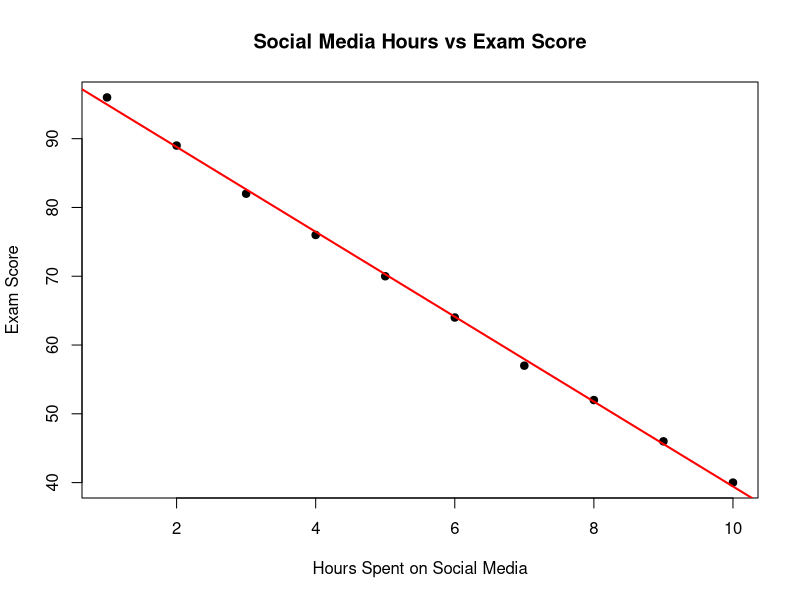

This figure's R source:
# =========================================================
# QP C
# =========================================================


# =========================================================
# QUESTION 1
# Social Media Hours vs Exam Score
# =========================================================

# Load data
X <- c(1, 2, 3, 4, 5, 6, 7, 8, 9, 10)

Y <- c(
  96, 89, 82, 76, 70,
  64, 57, 52, 46, 40
)

data <- data.frame(X, Y)

print(data)


# (a) Fit linear regression model
model <- lm(Y ~ X, data = data)

print(model)

summary(model)


# (b) Calculate correlation coefficient
correlation <- cor(X, Y)

print(correlation)


# (c) Predict exam score for 4.5 hours
new_data <- data.frame(
  X = 4.5
)

prediction <- predict(
  model,
  newdata = new_data
)

print(prediction)


# (d) Scatter plot with fitted regression line
plot(
  X,
  Y,
  main = "Social Media Hours vs Exam Score",
  xlab = "Hours Spent on Social Media",
  ylab = "Exam Score",
  pch = 19
)

abline(
  model,
  col = "red",
  lwd = 2
)



# =========================================================
# QUESTION 2
# Binomial Distribution and Poisson Approximation
# =========================================================

n <- 200
p <- 0.03


# =========================================================
# BINOMIAL DISTRIBUTION
# =========================================================


# (a) Probability of at least 5 rejected transactions
# P(X >= 5)

binomial_at_least_5 <- 1 - pbinom(
  4,
  size = n,
  prob = p
)

print(binomial_at_least_5)


# (b) Probability of exactly 5 rejected transactions
binomial_exactly_5 <- dbinom(
  5,
  size = n,
  prob = p
)

print(binomial_exactly_5)


# (c) Probability of at most 5 rejected transactions
binomial_at_most_5 <- pbinom(
  5,
  size = n,
  prob = p
)

print(binomial_at_most_5)



# =========================================================
# POISSON APPROXIMATION
# =========================================================

# lambda = n * p
lambda <- n * p

print(lambda)


# At least 5
poisson_at_least_5 <- 1 - ppois(
  4,
  lambda = lambda
)

print(poisson_at_least_5)


# Exactly 5
poisson_exactly_5 <- dpois(
  5,
  lambda = lambda
)

print(poisson_exactly_5)


# At most 5
poisson_at_most_5 <- ppois(
  5,
  lambda = lambda
)

print(poisson_at_most_5)



# =========================================================
# Comparison Table
# =========================================================

comparison <- data.frame(
  Case = c(
    "At least 5",
    "Exactly 5",
    "At most 5"
  ),

  Binomial = c(
    binomial_at_least_5,
    binomial_exactly_5,
    binomial_at_most_5
  ),

  Poisson = c(
    poisson_at_least_5,
    poisson_exactly_5,
    poisson_at_most_5
  )
)

print(comparison)
